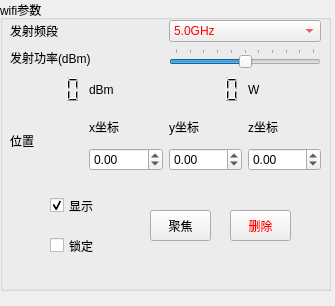
<?xml version="1.0" encoding="UTF-8"?>
<ui version="4.0">
 <class>WifiBox</class>
 <widget class="QWidget" name="WifiBox">
  <property name="geometry">
   <rect>
    <x>0</x>
    <y>0</y>
    <width>335</width>
    <height>306</height>
   </rect>
  </property>
  <property name="palette">
   <palette>
    <active>
     <colorrole role="Text">
      <brush brushstyle="SolidPattern">
       <color alpha="255">
        <red>0</red>
        <green>0</green>
        <blue>0</blue>
       </color>
      </brush>
     </colorrole>
     <colorrole role="ButtonText">
      <brush brushstyle="SolidPattern">
       <color alpha="255">
        <red>255</red>
        <green>0</green>
        <blue>0</blue>
       </color>
      </brush>
     </colorrole>
     <colorrole role="PlaceholderText">
      <brush brushstyle="SolidPattern">
       <color alpha="128">
        <red>0</red>
        <green>0</green>
        <blue>0</blue>
       </color>
      </brush>
     </colorrole>
    </active>
    <inactive>
     <colorrole role="Text">
      <brush brushstyle="SolidPattern">
       <color alpha="255">
        <red>0</red>
        <green>0</green>
        <blue>0</blue>
       </color>
      </brush>
     </colorrole>
     <colorrole role="ButtonText">
      <brush brushstyle="SolidPattern">
       <color alpha="255">
        <red>255</red>
        <green>0</green>
        <blue>0</blue>
       </color>
      </brush>
     </colorrole>
     <colorrole role="PlaceholderText">
      <brush brushstyle="SolidPattern">
       <color alpha="128">
        <red>0</red>
        <green>0</green>
        <blue>0</blue>
       </color>
      </brush>
     </colorrole>
    </inactive>
    <disabled>
     <colorrole role="Text">
      <brush brushstyle="SolidPattern">
       <color alpha="255">
        <red>120</red>
        <green>120</green>
        <blue>120</blue>
       </color>
      </brush>
     </colorrole>
     <colorrole role="ButtonText">
      <brush brushstyle="SolidPattern">
       <color alpha="255">
        <red>120</red>
        <green>120</green>
        <blue>120</blue>
       </color>
      </brush>
     </colorrole>
     <colorrole role="PlaceholderText">
      <brush brushstyle="SolidPattern">
       <color alpha="128">
        <red>0</red>
        <green>0</green>
        <blue>0</blue>
       </color>
      </brush>
     </colorrole>
    </disabled>
   </palette>
  </property>
  <property name="windowTitle">
   <string>Form</string>
  </property>
  <widget class="QGroupBox" name="groupBox">
   <property name="geometry">
    <rect>
     <x>0</x>
     <y>0</y>
     <width>331</width>
     <height>291</height>
    </rect>
   </property>
   <property name="title">
    <string>wifi参数</string>
   </property>
   <widget class="QWidget" name="gridLayoutWidget_3">
    <property name="geometry">
     <rect>
      <x>10</x>
      <y>20</y>
      <width>311</width>
      <height>151</height>
     </rect>
    </property>
    <layout class="QGridLayout" name="gridLayout_3">
     <item row="3" column="2">
      <widget class="QLabel" name="label_5">
       <property name="text">
        <string>y坐标</string>
       </property>
      </widget>
     </item>
     <item row="4" column="3">
      <widget class="QDoubleSpinBox" name="spin_z">
       <property name="minimum">
        <double>-99.989999999999995</double>
       </property>
       <property name="singleStep">
        <double>0.100000000000000</double>
       </property>
      </widget>
     </item>
     <item row="3" column="0" rowspan="2">
      <widget class="QLabel" name="label_3">
       <property name="text">
        <string>位置</string>
       </property>
      </widget>
     </item>
     <item row="4" column="1">
      <widget class="QDoubleSpinBox" name="spin_x">
       <property name="minimum">
        <double>-99.989999999999995</double>
       </property>
       <property name="singleStep">
        <double>0.100000000000000</double>
       </property>
      </widget>
     </item>
     <item row="1" column="2" colspan="2">
      <widget class="QSlider" name="power_slider">
       <property name="minimum">
        <number>10</number>
       </property>
       <property name="maximum">
        <number>20</number>
       </property>
       <property name="value">
        <number>15</number>
       </property>
       <property name="orientation">
        <enum>Qt::Horizontal</enum>
       </property>
       <property name="tickPosition">
        <enum>QSlider::TicksAbove</enum>
       </property>
       <property name="tickInterval">
        <number>1</number>
       </property>
      </widget>
     </item>
     <item row="1" column="0" colspan="2">
      <widget class="QLabel" name="power_label">
       <property name="text">
        <string>发射功率(dBm)</string>
       </property>
      </widget>
     </item>
     <item row="4" column="2">
      <widget class="QDoubleSpinBox" name="spin_y">
       <property name="minimum">
        <double>-99.989999999999995</double>
       </property>
       <property name="singleStep">
        <double>0.100000000000000</double>
       </property>
      </widget>
     </item>
     <item row="3" column="1">
      <widget class="QLabel" name="label_4">
       <property name="text">
        <string>x坐标</string>
       </property>
      </widget>
     </item>
     <item row="0" column="0" colspan="2">
      <widget class="QLabel" name="label">
       <property name="text">
        <string>发射频段</string>
       </property>
      </widget>
     </item>
     <item row="2" column="0">
      <widget class="QLCDNumber" name="power_dbm">
       <property name="frameShape">
        <enum>QFrame::NoFrame</enum>
       </property>
       <property name="frameShadow">
        <enum>QFrame::Raised</enum>
       </property>
       <property name="lineWidth">
        <number>1</number>
       </property>
       <property name="smallDecimalPoint">
        <bool>false</bool>
       </property>
      </widget>
     </item>
     <item row="2" column="2">
      <widget class="QLCDNumber" name="power_w">
       <property name="frameShape">
        <enum>QFrame::NoFrame</enum>
       </property>
      </widget>
     </item>
     <item row="0" column="2" colspan="2">
      <widget class="QComboBox" name="freq_selector">
       <item>
        <property name="text">
         <string>5.0GHz</string>
        </property>
       </item>
       <item>
        <property name="text">
         <string>2.4GHz</string>
        </property>
       </item>
      </widget>
     </item>
     <item row="2" column="3">
      <widget class="QLabel" name="label_7">
       <property name="text">
        <string>W</string>
       </property>
      </widget>
     </item>
     <item row="3" column="3">
      <widget class="QLabel" name="label_6">
       <property name="text">
        <string>z坐标</string>
       </property>
      </widget>
     </item>
     <item row="2" column="1">
      <widget class="QLabel" name="label_2">
       <property name="text">
        <string>dBm</string>
       </property>
      </widget>
     </item>
    </layout>
   </widget>
   <widget class="QCheckBox" name="show_check">
    <property name="geometry">
     <rect>
      <x>50</x>
      <y>190</y>
      <width>81</width>
      <height>31</height>
     </rect>
    </property>
    <property name="text">
     <string>显示</string>
    </property>
    <property name="checked">
     <bool>true</bool>
    </property>
   </widget>
   <widget class="QCheckBox" name="lock_check">
    <property name="geometry">
     <rect>
      <x>50</x>
      <y>230</y>
      <width>81</width>
      <height>31</height>
     </rect>
    </property>
    <property name="text">
     <string>锁定</string>
    </property>
   </widget>
   <widget class="QPushButton" name="focus_button">
    <property name="geometry">
     <rect>
      <x>150</x>
      <y>210</y>
      <width>61</width>
      <height>31</height>
     </rect>
    </property>
    <property name="palette">
     <palette>
      <active>
       <colorrole role="ButtonText">
        <brush brushstyle="SolidPattern">
         <color alpha="255">
          <red>0</red>
          <green>0</green>
          <blue>0</blue>
         </color>
        </brush>
       </colorrole>
      </active>
      <inactive>
       <colorrole role="ButtonText">
        <brush brushstyle="SolidPattern">
         <color alpha="255">
          <red>0</red>
          <green>0</green>
          <blue>0</blue>
         </color>
        </brush>
       </colorrole>
      </inactive>
      <disabled>
       <colorrole role="ButtonText">
        <brush brushstyle="SolidPattern">
         <color alpha="255">
          <red>120</red>
          <green>120</green>
          <blue>120</blue>
         </color>
        </brush>
       </colorrole>
      </disabled>
     </palette>
    </property>
    <property name="text">
     <string>聚焦</string>
    </property>
   </widget>
   <widget class="QPushButton" name="delete_button">
    <property name="geometry">
     <rect>
      <x>230</x>
      <y>210</y>
      <width>61</width>
      <height>31</height>
     </rect>
    </property>
    <property name="font">
     <font>
      <strikeout>false</strikeout>
     </font>
    </property>
    <property name="cursor">
     <cursorShape>ArrowCursor</cursorShape>
    </property>
    <property name="text">
     <string>删除</string>
    </property>
   </widget>
  </widget>
 </widget>
 <resources/>
 <connections/>
</ui>
